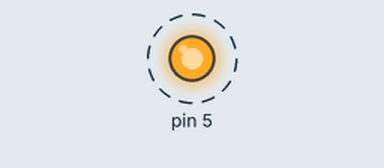
Recording of a sketch running on a simulated Arduino Uno, built with avr-gcc and run on an emulated ATmega328P. On the bench: output pins drawn as LEDs (lit = HIGH). Dashed ring = blinking. What the sketch prints to the serial monitor is not drawn.

Above: at 0.2 s.
Timing chart, 0 to 3.0 s (numbered marks = the images above):
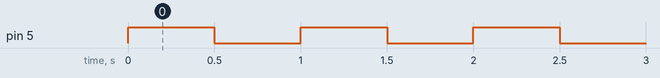

The sketch:

question_1.ino
```cpp
/*
  Create a sketch with an LED. The LED should blink every half second.
  Create a variable that keeps track of how many times
  LED has blinked and print it out of the SErial MOnitor.
  It should be lkie:"The Led blinked 5 times."
*/

int count = 0;//<-keeps count of amount blinks per second.
int delHigh = 500; //<- delay HIGH per second;
int delLow = 500; //delay LOW per second;
void setup() {
  pinMode(5, OUTPUT);
  Serial.begin(9600);
}

void loop() {
  /*===Make LEd blink every half a second======*/
  digitalWrite(5, HIGH);
  delay(delHigh);
  digitalWrite(5, LOW);
  delay(delLow);
  /*===== Record and Print Count of LED blinks=========*/
  if(delHigh){
    count++;
   }
  Serial.print("The LED blinked ") ;
  Serial.print(count);
  Serial.println(" times.");

}
```

Measured:
- by itself, pin 5: alternates HIGH for 0.50 s and LOW for 0.50 s
